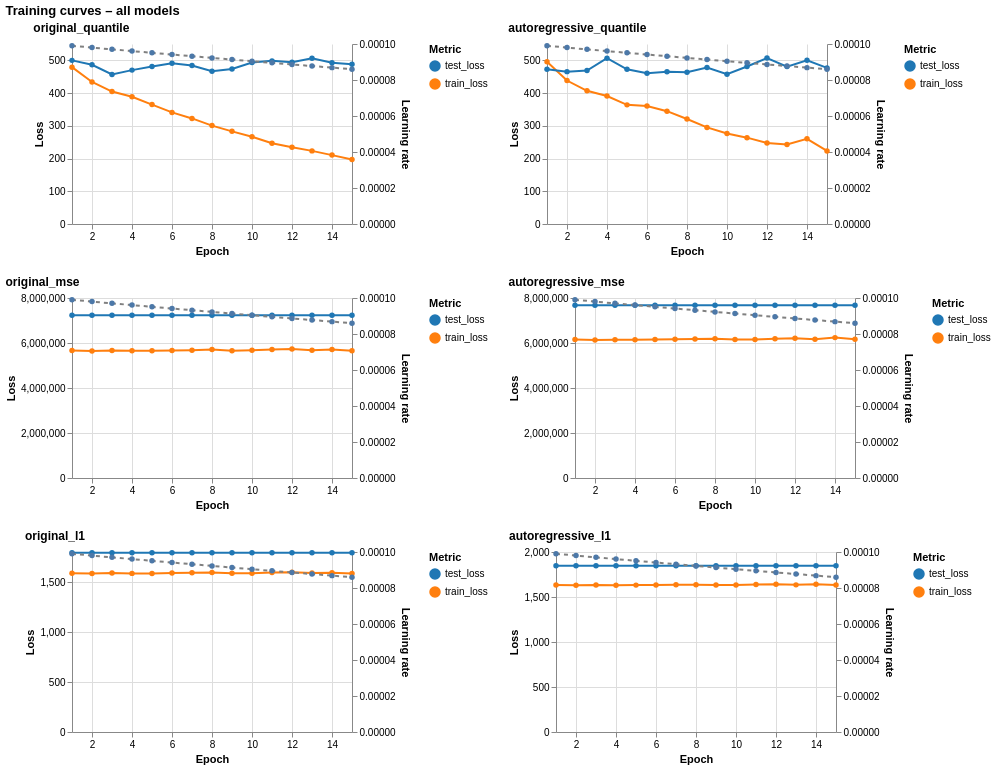

Here is the notebook cell this chart was saved with:
### Code cell
# plots
cols = 2
rows = [
    alt.hconcat(*charts[i : i + cols]).resolve_scale(color="independent")
    for i in range(0, len(charts), cols)
]

grid = (
    alt.vconcat(*rows)
    .configure_view(strokeWidth=0)
    .configure_title(anchor="start")
    .properties(title="Training curves – all models")
)
grid

### Figure 1 — Vega-Lite specification as saved in the notebook (floating-point values rounded to 4 significant figures)
{"config": {"view": {"continuousWidth": 300, "continuousHeight": 300, "strokeWidth": 0}, "title": {"anchor": "start"}}, "vconcat": [{"hconcat": [{"layer": [{"data": {"name": "data-ea4d23945490f419e4cc543fc802f735"}, "mark": {"type": "line", "point": true}, "encoding": {"color": {"field": "variable", "scale": {"scheme": "category10"}, "title": "Metric", "type": "nominal"}, "tooltip": [{"field": "epoch", "type": "quantitative"}, {"field": "value", "type": "quantitative"}, {"field": "variable", "type": "nominal"}], "x": {"field": "epoch", "title": "Epoch", "type": "quantitative"}, "y": {"field": "value", "title": "Loss", "type": "quantitative"}}, "title": "Loss"}, {"data": {"name": "data-982f9d37839915fa1db1fa360e2452c3"}, "mark": {"type": "line", "color": "grey", "point": true, "strokeDash": [4, 4]}, "encoding": {"tooltip": [{"field": "epoch", "type": "quantitative"}, {"field": "value", "type": "quantitative"}, {"field": "variable", "type": "nominal"}], "x": {"field": "epoch", "title": "Epoch", "type": "quantitative"}, "y": {"axis": {"orient": "right", "title": "Learning rate"}, "field": "value", "type": "quantitative"}}, "title": "Learning rate"}], "height": 180, "resolve": {"scale": {"y": "independent"}}, "title": {"text": "original_quantile", "fontSize": 12, "fontWeight": "bold"}, "width": 280}, {"layer": [{"data": {"name": "data-7888e5d7a983a97320d19e285bee069d"}, "mark": {"type": "line", "point": true}, "encoding": {"color": {"field": "variable", "scale": {"scheme": "category10"}, "title": "Metric", "type": "nominal"}, "tooltip": [{"field": "epoch", "type": "quantitative"}, {"field": "value", "type": "quantitative"}, {"field": "variable", "type": "nominal"}], "x": {"field": "epoch", "title": "Epoch", "type": "quantitative"}, "y": {"field": "value", "title": "Loss", "type": "quantitative"}}, "title": "Loss"}, {"data": {"name": "data-982f9d37839915fa1db1fa360e2452c3"}, "mark": {"type": "line", "color": "grey", "point": true, "strokeDash": [4, 4]}, "encoding": {"tooltip": [{"field": "epoch", "type": "quantitative"}, {"field": "value", "type": "quantitative"}, {"field": "variable", "type": "nominal"}], "x": {"field": "epoch", "title": "Epoch", "type": "quantitative"}, "y": {"axis": {"orient": "right", "title": "Learning rate"}, "field": "value", "type": "quantitative"}}, "title": "Learning rate"}], "height": 180, "resolve": {"scale": {"y": "independent"}}, "title": {"text": "autoregressive_quantile", "fontSize": 12, "fontWeight": "bold"}, "width": 280}], "resolve": {"scale": {"color": "independent"}}}, {"hconcat": [{"layer": [{"data": {"name": "data-b80570deab06b83eb2a926c28b85a7cb"}, "mark": {"type": "line", "point": true}, "encoding": {"color": {"field": "variable", "scale": {"scheme": "category10"}, "title": "Metric", "type": "nominal"}, "tooltip": [{"field": "epoch", "type": "quantitative"}, {"field": "value", "type": "quantitative"}, {"field": "variable", "type": "nominal"}], "x": {"field": "epoch", "title": "Epoch", "type": "quantitative"}, "y": {"field": "value", "title": "Loss", "type": "quantitative"}}, "title": "Loss"}, {"data": {"name": "data-982f9d37839915fa1db1fa360e2452c3"}, "mark": {"type": "line", "color": "grey", "point": true, "strokeDash": [4, 4]}, "encoding": {"tooltip": [{"field": "epoch", "type": "quantitative"}, {"field": "value", "type": "quantitative"}, {"field": "variable", "type": "nominal"}], "x": {"field": "epoch", "title": "Epoch", "type": "quantitative"}, "y": {"axis": {"orient": "right", "title": "Learning rate"}, "field": "value", "type": "quantitative"}}, "title": "Learning rate"}], "height": 180, "resolve": {"scale": {"y": "independent"}}, "title": {"text": "original_mse", "fontSize": 12, "fontWeight": "bold"}, "width": 280}, {"layer": [{"data": {"name": "data-68b30f06975d02ce53eacc452be20600"}, "mark": {"type": "line", "point": true}, "encoding": {"color": {"field": "variable", "scale": {"scheme": "category10"}, "title": "Metric", "type": "nominal"}, "tooltip": [{"field": "epoch", "type": "quantitative"}, {"field": "value", "type": "quantitative"}, {"field": "variable", "type": "nominal"}], "x": {"field": "epoch", "title": "Epoch", "type": "quantitative"}, "y": {"field": "value", "title": "Loss", "type": "quantitative"}}, "title": "Loss"}, {"data": {"name": "data-982f9d37839915fa1db1fa360e2452c3"}, "mark": {"type": "line", "color": "grey", "point": true, "strokeDash": [4, 4]}, "encoding": {"tooltip": [{"field": "epoch", "type": "quantitative"}, {"field": "value", "type": "quantitative"}, {"field": "variable", "type": "nominal"}], "x": {"field": "epoch", "title": "Epoch", "type": "quantitative"}, "y": {"axis": {"orient": "right", "title": "Learning rate"}, "field": "value", "type": "quantitative"}}, "title": "Learning rate"}], "height": 180, "resolve": {"scale": {"y": "independent"}}, "title": {"text": "autoregressive_mse", "fontSize": 12, "fontWeight": "bold"}, "width": 280}], "resolve": {"scale": {"color": "independent"}}}, {"hconcat": [{"layer": [{"data": {"name": "data-eac24e0e05c9179f692f2619b09d8597"}, "mark": {"type": "line", "point": true}, "encoding": {"color": {"field": "variable", "scale": {"scheme": "category10"}, "title": "Metric", "type": "nominal"}, "tooltip": [{"field": "epoch", "type": "quantitative"}, {"field": "value", "type": "quantitative"}, {"field": "variable", "type": "nominal"}], "x": {"field": "epoch", "title": "Epoch", "type": "quantitative"}, "y": {"field": "value", "title": "Loss", "type": "quantitative"}}, "title": "Loss"}, {"data": {"name": "data-982f9d37839915fa1db1fa360e2452c3"}, "mark": {"type": "line", "color": "grey", "point": true, "strokeDash": [4, 4]}, "encoding": {"tooltip": [{"field": "epoch", "type": "quantitative"}, {"field": "value", "type": "quantitative"}, {"field": "variable", "type": "nominal"}], "x": {"field": "epoch", "title": "Epoch", "type": "quantitative"}, "y": {"axis": {"orient": "right", "title": "Learning rate"}, "field": "value", "type": "quantitative"}}, "title": "Learning rate"}], "height": 180, "resolve": {"scale": {"y": "independent"}}, "title": {"text": "original_l1", "fontSize": 12, "fontWeight": "bold"}, "width": 280}, {"layer": [{"data": {"name": "data-51125b02751dc108fa485e50e64ee7b3"}, "mark": {"type": "line", "point": true}, "encoding": {"color": {"field": "variable", "scale": {"scheme": "category10"}, "title": "Metric", "type": "nominal"}, "tooltip": [{"field": "epoch", "type": "quantitative"}, {"field": "value", "type": "quantitative"}, {"field": "variable", "type": "nominal"}], "x": {"field": "epoch", "title": "Epoch", "type": "quantitative"}, "y": {"field": "value", "title": "Loss", "type": "quantitative"}}, "title": "Loss"}, {"data": {"name": "data-982f9d37839915fa1db1fa360e2452c3"}, "mark": {"type": "line", "color": "grey", "point": true, "strokeDash": [4, 4]}, "encoding": {"tooltip": [{"field": "epoch", "type": "quantitative"}, {"field": "value", "type": "quantitative"}, {"field": "variable", "type": "nominal"}], "x": {"field": "epoch", "title": "Epoch", "type": "quantitative"}, "y": {"axis": {"orient": "right", "title": "Learning rate"}, "field": "value", "type": "quantitative"}}, "title": "Learning rate"}], "height": 180, "resolve": {"scale": {"y": "independent"}}, "title": {"text": "autoregressive_l1", "fontSize": 12, "fontWeight": "bold"}, "width": 280}], "resolve": {"scale": {"color": "independent"}}}], "title": "Training curves – all models", "$schema": "https://vega.github.io/schema/vega-lite/v6.4.1.json", "datasets": {"data-ea4d23945490f419e4cc543fc802f735": [{"epoch": 1, "variable": "train_loss", "value": 479.3}, {"epoch": 2, "variable": "train_loss", "value": 434.0}, {"epoch": 3, "variable": "train_loss", "value": 404.7}, {"epoch": 4, "variable": "train_loss", "value": 388.7}, {"epoch": 5, "variable": "train_loss", "value": 364.8}, {"epoch": 6, "variable": "train_loss", "value": 341.0}, {"epoch": 7, "variable": "train_loss", "value": 322.6}, {"epoch": 8, "variable": "train_loss", "value": 300.7}, {"epoch": 9, "variable": "train_loss", "value": 283.1}, {"epoch": 10, "variable": "train_loss", "value": 266.4}, {"epoch": 11, "variable": "train_loss", "value": 246.6}, {"epoch": 12, "variable": "train_loss", "value": 234.5}, {"epoch": 13, "variable": "train_loss", "value": 223.4}, {"epoch": 14, "variable": "train_loss", "value": 210.5}, {"epoch": 15, "variable": "train_loss", "value": 197.2}, {"epoch": 1, "variable": "test_loss", "value": 500.0}, {"epoch": 2, "variable": "test_loss", "value": 486.6}, {"epoch": 3, "variable": "test_loss", "value": 456.9}, {"epoch": 4, "variable": "test_loss", "value": 470.2}, {"epoch": 5, "variable": "test_loss", "value": 481.0}, {"epoch": 6, "variable": "test_loss", "value": 491.4}, {"epoch": 7, "variable": "test_loss", "value": 484.5}, {"epoch": 8, "variable": "test_loss", "value": 466.6}, {"epoch": 9, "variable": "test_loss", "value": 473.6}, {"epoch": 10, "variable": "test_loss", "value": 493.2}, {"epoch": 11, "variable": "test_loss", "value": 498.5}, {"epoch": 12, "variable": "test_loss", "value": 494.4}, {"epoch": 13, "variable": "test_loss", "value": 506.2}, {"epoch": 14, "variable": "test_loss", "value": 492.5}, {"epoch": 15, "variable": "test_loss", "value": 488.4}], "data-982f9d37839915fa1db1fa360e2452c3": [{"epoch": 1, "variable": "learning_rate", "value": 9.9e-05}, {"epoch": 2, "variable": "learning_rate", "value": 9.801e-05}, {"epoch": 3, "variable": "learning_rate", "value": 9.703e-05}, {"epoch": 4, "variable": "learning_rate", "value": 9.606e-05}, {"epoch": 5, "variable": "learning_rate", "value": 9.51e-05}, {"epoch": 6, "variable": "learning_rate", "value": 9.415e-05}, {"epoch": 7, "variable": "learning_rate", "value": 9.321e-05}, {"epoch": 8, "variable": "learning_rate", "value": 9.227e-05}, {"epoch": 9, "variable": "learning_rate", "value": 9.135e-05}, {"epoch": 10, "variable": "learning_rate", "value": 9.044e-05}, {"epoch": 11, "variable": "learning_rate", "value": 8.953e-05}, {"epoch": 12, "variable": "learning_rate", "value": 8.864e-05}, {"epoch": 13, "variable": "learning_rate", "value": 8.775e-05}, {"epoch": 14, "variable": "learning_rate", "value": 8.687e-05}, {"epoch": 15, "variable": "learning_rate", "value": 8.601e-05}], "data-7888e5d7a983a97320d19e285bee069d": [{"epoch": 1, "variable": "train_loss", "value": 495.9}, {"epoch": 2, "variable": "train_loss", "value": 438.4}, {"epoch": 3, "variable": "train_loss", "value": 406.9}, {"epoch": 4, "variable": "train_loss", "value": 391.0}, {"epoch": 5, "variable": "train_loss", "value": 364.0}, {"epoch": 6, "variable": "train_loss", "value": 360.8}, {"epoch": 7, "variable": "train_loss", "value": 344.7}, {"epoch": 8, "variable": "train_loss", "value": 320.7}, {"epoch": 9, "variable": "train_loss", "value": 295.2}, {"epoch": 10, "variable": "train_loss", "value": 276.7}, {"epoch": 11, "variable": "train_loss", "value": 263.9}, {"epoch": 12, "variable": "train_loss", "value": 247.6}, {"epoch": 13, "variable": "train_loss", "value": 243.0}, {"epoch": 14, "variable": "train_loss", "value": 260.2}, {"epoch": 15, "variable": "train_loss", "value": 223.4}, {"epoch": 1, "variable": "test_loss", "value": 473.0}, {"epoch": 2, "variable": "test_loss", "value": 465.6}, {"epoch": 3, "variable": "test_loss", "value": 468.9}, {"epoch": 4, "variable": "test_loss", "value": 506.5}, {"epoch": 5, "variable": "test_loss", "value": 472.6}, {"epoch": 6, "variable": "test_loss", "value": 460.6}, {"epoch": 7, "variable": "test_loss", "value": 465.5}, {"epoch": 8, "variable": "test_loss", "value": 463.8}, {"epoch": 9, "variable": "test_loss", "value": 478.0}, {"epoch": 10, "variable": "test_loss", "value": 457.5}, {"epoch": 11, "variable": "test_loss", "value": 481.2}, {"epoch": 12, "variable": "test_loss", "value": 506.9}, {"epoch": 13, "variable": "test_loss", "value": 481.0}, {"epoch": 14, "variable": "test_loss", "value": 500.0}, {"epoch": 15, "variable": "test_loss", "value": 477.0}], "data-b80570deab06b83eb2a926c28b85a7cb": [{"epoch": 1, "variable": "train_loss", "value": 5666000.0}, {"epoch": 2, "variable": "train_loss", "value": 5648000.0}, {"epoch": 3, "variable": "train_loss", "value": 5671000.0}, {"epoch": 4, "variable": "train_loss", "value": 5657000.0}, {"epoch": 5, "variable": "train_loss", "value": 5654000.0}, {"epoch": 6, "variable": "train_loss", "value": 5672000.0}, {"epoch": 7, "variable": "train_loss", "value": 5683000.0}, {"epoch": 8, "variable": "train_loss", "value": 5712000.0}, {"epoch": 9, "variable": "train_loss", "value": 5657000.0}, {"epoch": 10, "variable": "train_loss", "value": 5674000.0}, {"epoch": 11, "variable": "train_loss", "value": 5709000.0}, {"epoch": 12, "variable": "train_loss", "value": 5737000.0}, {"epoch": 13, "variable": "train_loss", "value": 5680000.0}, {"epoch": 14, "variable": "train_loss", "value": 5709000.0}, {"epoch": 15, "variable": "train_loss", "value": 5655000.0}, {"epoch": 1, "variable": "test_loss", "value": 7234000.0}, {"epoch": 2, "variable": "test_loss", "value": 7234000.0}, {"epoch": 3, "variable": "test_loss", "value": 7234000.0}, {"epoch": 4, "variable": "test_loss", "value": 7234000.0}, {"epoch": 5, "variable": "test_loss", "value": 7234000.0}, {"epoch": 6, "variable": "test_loss", "value": 7234000.0}, {"epoch": 7, "variable": "test_loss", "value": 7234000.0}, {"epoch": 8, "variable": "test_loss", "value": 7234000.0}, {"epoch": 9, "variable": "test_loss", "value": 7234000.0}, {"epoch": 10, "variable": "test_loss", "value": 7234000.0}, {"epoch": 11, "variable": "test_loss", "value": 7234000.0}, {"epoch": 12, "variable": "test_loss", "value": 7234000.0}, {"epoch": 13, "variable": "test_loss", "value": 7234000.0}, {"epoch": 14, "variable": "test_loss", "value": 7234000.0}, {"epoch": 15, "variable": "test_loss", "value": 7234000.0}], "data-68b30f06975d02ce53eacc452be20600": [{"epoch": 1, "variable": "train_loss", "value": 6155000.0}, {"epoch": 2, "variable": "train_loss", "value": 6136000.0}, {"epoch": 3, "variable": "train_loss", "value": 6149000.0}, {"epoch": 4, "variable": "train_loss", "value": 6140000.0}, {"epoch": 5, "variable": "train_loss", "value": 6153000.0}, {"epoch": 6, "variable": "train_loss", "value": 6168000.0}, {"epoch": 7, "variable": "train_loss", "value": 6174000.0}, {"epoch": 8, "variable": "train_loss", "value": 6185000.0}, {"epoch": 9, "variable": "train_loss", "value": 6157000.0}, {"epoch": 10, "variable": "train_loss", "value": 6161000.0}, {"epoch": 11, "variable": "train_loss", "value": 6191000.0}, {"epoch": 12, "variable": "train_loss", "value": 6211000.0}, {"epoch": 13, "variable": "train_loss", "value": 6170000.0}, {"epoch": 14, "variable": "train_loss", "value": 6239000.0}, {"epoch": 15, "variable": "train_loss", "value": 6166000.0}, {"epoch": 1, "variable": "test_loss", "value": 7673000.0}, {"epoch": 2, "variable": "test_loss", "value": 7673000.0}, {"epoch": 3, "variable": "test_loss", "value": 7673000.0}, {"epoch": 4, "variable": "test_loss", "value": 7673000.0}, {"epoch": 5, "variable": "test_loss", "value": 7673000.0}, {"epoch": 6, "variable": "test_loss", "value": 7673000.0}, {"epoch": 7, "variable": "test_loss", "value": 7673000.0}, {"epoch": 8, "variable": "test_loss", "value": 7673000.0}, {"epoch": 9, "variable": "test_loss", "value": 7673000.0}, {"epoch": 10, "variable": "test_loss", "value": 7673000.0}, {"epoch": 11, "variable": "test_loss", "value": 7673000.0}, {"epoch": 12, "variable": "test_loss", "value": 7673000.0}, {"epoch": 13, "variable": "test_loss", "value": 7673000.0}, {"epoch": 14, "variable": "test_loss", "value": 7673000.0}, {"epoch": 15, "variable": "test_loss", "value": 7673000.0}], "data-eac24e0e05c9179f692f2619b09d8597": [{"epoch": 1, "variable": "train_loss", "value": 1589.0}, {"epoch": 2, "variable": "train_loss", "value": 1585.0}, {"epoch": 3, "variable": "train_loss", "value": 1589.0}, {"epoch": 4, "variable": "train_loss", "value": 1586.0}, {"epoch": 5, "variable": "train_loss", "value": 1586.0}, {"epoch": 6, "variable": "train_loss", "value": 1590.0}, {"epoch": 7, "variable": "train_loss", "value": 1592.0}, {"epoch": 8, "variable": "train_loss", "value": 1595.0}, {"epoch": 9, "variable": "train_loss", "value": 1587.0}, {"epoch": 10, "variable": "train_loss", "value": 1588.0}, {"epoch": 11, "variable": "train_loss", "value": 1595.0}, {"epoch": 12, "variable": "train_loss", "value": 1598.0}, {"epoch": 13, "variable": "train_loss", "value": 1591.0}, {"epoch": 14, "variable": "train_loss", "value": 1592.0}, {"epoch": 15, "variable": "train_loss", "value": 1586.0}, {"epoch": 1, "variable": "test_loss", "value": 1793.0}, {"epoch": 2, "variable": "test_loss", "value": 1793.0}, {"epoch": 3, "variable": "test_loss", "value": 1793.0}, {"epoch": 4, "variable": "test_loss", "value": 1793.0}, {"epoch": 5, "variable": "test_loss", "value": 1793.0}, {"epoch": 6, "variable": "test_loss", "value": 1793.0}, {"epoch": 7, "variable": "test_loss", "value": 1793.0}, {"epoch": 8, "variable": "test_loss", "value": 1793.0}, {"epoch": 9, "variable": "test_loss", "value": 1793.0}, {"epoch": 10, "variable": "test_loss", "value": 1793.0}, {"epoch": 11, "variable": "test_loss", "value": 1793.0}, {"epoch": 12, "variable": "test_loss", "value": 1793.0}, {"epoch": 13, "variable": "test_loss", "value": 1793.0}, {"epoch": 14, "variable": "test_loss", "value": 1793.0}, {"epoch": 15, "variable": "test_loss", "value": 1793.0}], "data-51125b02751dc108fa485e50e64ee7b3": [{"epoch": 1, "variable": "train_loss", "value": 1633.0}, {"epoch": 2, "variable": "train_loss", "value": 1630.0}, {"epoch": 3, "variable": "train_loss", "value": 1633.0}, {"epoch": 4, "variable": "train_loss", "value": 1630.0}, {"epoch": 5, "variable": "train_loss", "value": 1632.0}, {"epoch": 6, "variable": "train_loss", "value": 1634.0}, {"epoch": 7, "variable": "train_loss", "value": 1637.0}, {"epoch": 8, "variable": "train_loss", "value": 1637.0}, {"epoch": 9, "variable": "train_loss", "value": 1633.0}, {"epoch": 10, "variable": "train_loss", "value": 1633.0}, {"epoch": 11, "variable": "train_loss", "value": 1640.0}, {"epoch": 12, "variable": "train_loss", "value": 1641.0}, {"epoch": 13, "variable": "train_loss", "value": 1635.0}, {"epoch": 14, "variable": "train_loss", "value": 1641.0}, {"epoch": 15, "variable": "train_loss", "value": 1634.0}, {"epoch": 1, "variable": "test_loss", "value": 1846.0}, {"epoch": 2, "variable": "test_loss", "value": 1846.0}, {"epoch": 3, "variable": "test_loss", "value": 1846.0}, {"epoch": 4, "variable": "test_loss", "value": 1846.0}, {"epoch": 5, "variable": "test_loss", "value": 1846.0}, {"epoch": 6, "variable": "test_loss", "value": 1846.0}, {"epoch": 7, "variable": "test_loss", "value": 1846.0}, {"epoch": 8, "variable": "test_loss", "value": 1846.0}, {"epoch": 9, "variable": "test_loss", "value": 1846.0}, {"epoch": 10, "variable": "test_loss", "value": 1846.0}, {"epoch": 11, "variable": "test_loss", "value": 1846.0}, {"epoch": 12, "variable": "test_loss", "value": 1846.0}, {"epoch": 13, "variable": "test_loss", "value": 1846.0}, {"epoch": 14, "variable": "test_loss", "value": 1846.0}, {"epoch": 15, "variable": "test_loss", "value": 1846.0}]}}
